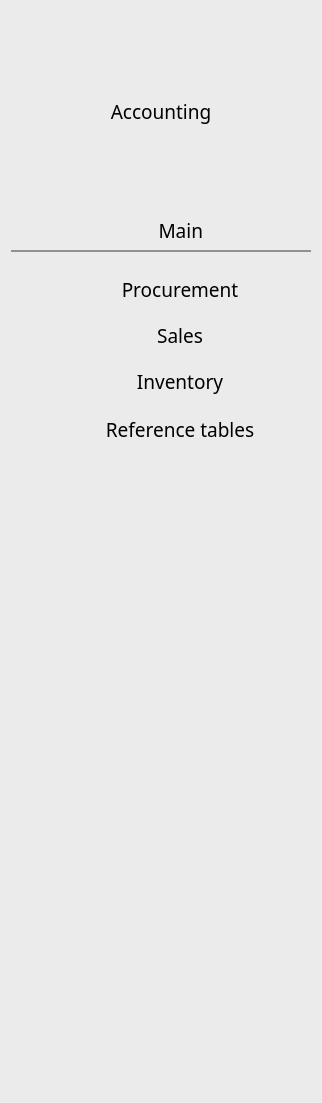
        <widget class="QFrame" name="Left_side">
         <property name="sizePolicy">
          <sizepolicy hsizetype="Expanding" vsizetype="Expanding">
           <horstretch>0</horstretch>
           <verstretch>0</verstretch>
          </sizepolicy>
         </property>
         <property name="maximumSize">
          <size>
           <width>300</width>
           <height>1080</height>
          </size>
         </property>
         <property name="styleSheet">
          <string notr="true">background: #EBEBEB;
border-radius: 10px;
</string>
         </property>
         <layout class="QGridLayout" name="gridLayout_5">
          <property name="bottomMargin">
           <number>3</number>
          </property>
          <item row="3" column="0">
           <widget class="QGroupBox" name="verticalGroupBox">
            <property name="sizePolicy">
             <sizepolicy hsizetype="Expanding" vsizetype="Expanding">
              <horstretch>0</horstretch>
              <verstretch>0</verstretch>
             </sizepolicy>
            </property>
            <property name="styleSheet">
             <string notr="true"/>
            </property>
            <layout class="QVBoxLayout" name="verticalLayout_2">
             <property name="spacing">
              <number>1</number>
             </property>
             <item>
              <widget class="QFrame" name="procurement_nav">
               <property name="sizePolicy">
                <sizepolicy hsizetype="Expanding" vsizetype="Expanding">
                 <horstretch>0</horstretch>
                 <verstretch>0</verstretch>
                </sizepolicy>
               </property>
               <property name="maximumSize">
                <size>
                 <width>16777215</width>
                 <height>50</height>
                </size>
               </property>
               <property name="font">
                <font>
                 <family>Century Gothic</family>
                 <pointsize>14</pointsize>
                </font>
               </property>
               <layout class="QHBoxLayout" name="income_nav">
                <item>
                 <widget class="QLabel" name="procurement_pic">
                  <property name="sizePolicy">
                   <sizepolicy hsizetype="Expanding" vsizetype="Expanding">
                    <horstretch>0</horstretch>
                    <verstretch>0</verstretch>
                   </sizepolicy>
                  </property>
                  <property name="maximumSize">
                   <size>
                    <width>32</width>
                    <height>32</height>
                   </size>
                  </property>
                  <property name="baseSize">
                   <size>
                    <width>0</width>
                    <height>0</height>
                   </size>
                  </property>
                  <property name="font">
                   <font>
                    <family>Century Gothic</family>
                    <pointsize>14</pointsize>
                   </font>
                  </property>
                  <property name="text">
                   <string/>
                  </property>
                  <property name="pixmap">
                   <pixmap>icons/procurement.png</pixmap>
                  </property>
                  <property name="alignment">
                   <set>Qt::AlignCenter</set>
                  </property>
                 </widget>
                </item>
                <item>
                 <widget class="QPushButton" name="procurement">
                  <property name="sizePolicy">
                   <sizepolicy hsizetype="Expanding" vsizetype="Expanding">
                    <horstretch>0</horstretch>
                    <verstretch>0</verstretch>
                   </sizepolicy>
                  </property>
                  <property name="font">
                   <font>
                    <family>Century Gothic</family>
                    <pointsize>14</pointsize>
                   </font>
                  </property>
                  <property name="styleSheet">
                   <string notr="true"/>
                  </property>
                  <property name="text">
                   <string>Procurement</string>
                  </property>
                 </widget>
                </item>
               </layout>
              </widget>
             </item>
             <item>
              <widget class="QFrame" name="sales_nav_2">
               <property name="sizePolicy">
                <sizepolicy hsizetype="Expanding" vsizetype="Expanding">
                 <horstretch>0</horstretch>
                 <verstretch>0</verstretch>
                </sizepolicy>
               </property>
               <property name="maximumSize">
                <size>
                 <width>16777215</width>
                 <height>50</height>
                </size>
               </property>
               <property name="font">
                <font>
                 <family>Century Gothic</family>
                 <pointsize>14</pointsize>
                </font>
               </property>
               <layout class="QHBoxLayout" name="expense_nav">
                <item>
                 <widget class="QLabel" name="sales_pic">
                  <property name="sizePolicy">
                   <sizepolicy hsizetype="Expanding" vsizetype="Expanding">
                    <horstretch>0</horstretch>
                    <verstretch>0</verstretch>
                   </sizepolicy>
                  </property>
                  <property name="minimumSize">
                   <size>
                    <width>0</width>
                    <height>0</height>
                   </size>
                  </property>
                  <property name="maximumSize">
                   <size>
                    <width>32</width>
                    <height>32</height>
                   </size>
                  </property>
                  <property name="font">
                   <font>
                    <family>Century Gothic</family>
                    <pointsize>14</pointsize>
                   </font>
                  </property>
                  <property name="text">
                   <string/>
                  </property>
                  <property name="pixmap">
                   <pixmap>icons/cash-register.png</pixmap>
                  </property>
                 </widget>
                </item>
                <item>
                 <widget class="QPushButton" name="sales">
                  <property name="sizePolicy">
                   <sizepolicy hsizetype="Expanding" vsizetype="Expanding">
                    <horstretch>0</horstretch>
                    <verstretch>0</verstretch>
                   </sizepolicy>
                  </property>
                  <property name="font">
                   <font>
                    <family>Century Gothic</family>
                    <pointsize>14</pointsize>
                   </font>
                  </property>
                  <property name="styleSheet">
                   <string notr="true"/>
                  </property>
                  <property name="text">
                   <string>Sales</string>
                  </property>
                 </widget>
                </item>
               </layout>
              </widget>
             </item>
             <item>
              <widget class="QFrame" name="inventory_nav">
               <property name="sizePolicy">
                <sizepolicy hsizetype="Expanding" vsizetype="Expanding">
                 <horstretch>0</horstretch>
                 <verstretch>0</verstretch>
                </sizepolicy>
               </property>
               <property name="maximumSize">
                <size>
                 <width>16777215</width>
                 <height>50</height>
                </size>
               </property>
               <property name="font">
                <font>
                 <family>Century Gothic</family>
                 <pointsize>14</pointsize>
                </font>
               </property>
               <layout class="QHBoxLayout" name="goods_nav">
                <item>
                 <widget class="QLabel" name="inventory_pic">
                  <property name="sizePolicy">
                   <sizepolicy hsizetype="Expanding" vsizetype="Expanding">
                    <horstretch>0</horstretch>
                    <verstretch>0</verstretch>
                   </sizepolicy>
                  </property>
                  <property name="maximumSize">
                   <size>
                    <width>32</width>
                    <height>32</height>
                   </size>
                  </property>
                  <property name="font">
                   <font>
                    <family>Century Gothic</family>
                    <pointsize>14</pointsize>
                   </font>
                  </property>
                  <property name="text">
                   <string/>
                  </property>
                  <property name="pixmap">
                   <pixmap>icons/inventory.png</pixmap>
                  </property>
                 </widget>
                </item>
                <item>
                 <widget class="QPushButton" name="inventory">
                  <property name="sizePolicy">
                   <sizepolicy hsizetype="Expanding" vsizetype="Expanding">
                    <horstretch>0</horstretch>
                    <verstretch>0</verstretch>
                   </sizepolicy>
                  </property>
                  <property name="font">
                   <font>
                    <family>Century Gothic</family>
                    <pointsize>14</pointsize>
                   </font>
                  </property>
                  <property name="styleSheet">
                   <string notr="true"/>
                  </property>
                  <property name="text">
                   <string>Inventory</string>
                  </property>
                 </widget>
                </item>
               </layout>
              </widget>
             </item>
             <item>
              <widget class="QFrame" name="reference_nav">
               <property name="minimumSize">
                <size>
                 <width>0</width>
                 <height>50</height>
                </size>
               </property>
               <property name="maximumSize">
                <size>
                 <width>16777215</width>
                 <height>50</height>
                </size>
               </property>
               <layout class="QHBoxLayout" name="horizontalLayout">
                <item>
                 <widget class="QLabel" name="reference_pic">
                  <property name="maximumSize">
                   <size>
                    <width>32</width>
                    <height>32</height>
                   </size>
                  </property>
                  <property name="baseSize">
                   <size>
                    <width>32</width>
                    <height>32</height>
                   </size>
                  </property>
                  <property name="text">
                   <string/>
                  </property>
                  <property name="pixmap">
                   <pixmap>icons/research.png</pixmap>
                  </property>
                 </widget>
                </item>
                <item>
                 <widget class="QPushButton" name="reference">
                  <property name="font">
                   <font>
                    <family>Century Gothic</family>
                    <pointsize>14</pointsize>
                   </font>
                  </property>
                  <property name="text">
                   <string>Reference tables</string>
                  </property>
                  <property name="iconSize">
                   <size>
                    <width>16</width>
                    <height>16</height>
                   </size>
                  </property>
                 </widget>
                </item>
               </layout>
              </widget>
             </item>
            </layout>
           </widget>
          </item>
          <item row="1" column="0">
           <widget class="QPushButton" name="menu">
            <property name="maximumSize">
             <size>
              <width>300</width>
              <height>50</height>
             </size>
            </property>
            <property name="font">
             <font>
              <family>Century Gothic</family>
              <pointsize>14</pointsize>
             </font>
            </property>
            <property name="text">
             <string>        Main</string>
            </property>
           </widget>
          </item>
          <item row="0" column="0">
           <widget class="QLabel" name="app_name">
            <property name="sizePolicy">
             <sizepolicy hsizetype="Expanding" vsizetype="Expanding">
              <horstretch>0</horstretch>
              <verstretch>0</verstretch>
             </sizepolicy>
            </property>
            <property name="minimumSize">
             <size>
              <width>300</width>
              <height>200</height>
             </size>
            </property>
            <property name="maximumSize">
             <size>
              <width>300</width>
              <height>200</height>
             </size>
            </property>
            <property name="font">
             <font>
              <family>Century Gothic</family>
              <pointsize>14</pointsize>
             </font>
            </property>
            <property name="whatsThis">
             <string notr="true"/>
            </property>
            <property name="layoutDirection">
             <enum>Qt::LeftToRight</enum>
            </property>
            <property name="locale">
             <locale language="Russian" country="Russia"/>
            </property>
            <property name="text">
             <string>Accounting</string>
            </property>
            <property name="alignment">
             <set>Qt::AlignCenter</set>
            </property>
           </widget>
          </item>
          <item row="2" column="0">
           <widget class="QFrame" name="separator">
            <property name="minimumSize">
             <size>
              <width>0</width>
              <height>2</height>
             </size>
            </property>
            <property name="maximumSize">
             <size>
              <width>16777215</width>
              <height>2</height>
             </size>
            </property>
            <property name="styleSheet">
             <string notr="true">background-color: rgb(145, 145, 145);</string>
            </property>
            <property name="frameShape">
             <enum>QFrame::Panel</enum>
            </property>
            <property name="frameShadow">
             <enum>QFrame::Sunken</enum>
            </property>
           </widget>
          </item>
          <item row="5" column="0">
           <widget class="QGroupBox" name="verticalGroupBox">
            <property name="sizePolicy">
             <sizepolicy hsizetype="Expanding" vsizetype="Expanding">
              <horstretch>0</horstretch>
              <verstretch>0</verstretch>
             </sizepolicy>
            </property>
            <property name="minimumSize">
             <size>
              <width>0</width>
              <height>630</height>
             </size>
            </property>
            <property name="styleSheet">
             <string notr="true"/>
            </property>
            <layout class="QVBoxLayout" name="verticalLayout_3"/>
           </widget>
          </item>
         </layout>
        </widget>
